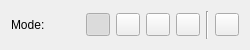
<?xml version="1.0" encoding="UTF-8"?>
<ui version="4.0">
 <class>SelectLayerByEntity</class>
 <widget class="QWidget" name="SelectLayerByEntity">
  <property name="geometry">
   <rect>
    <x>0</x>
    <y>0</y>
    <width>250</width>
    <height>50</height>
   </rect>
  </property>
  <layout class="QHBoxLayout">
   <item>
    <widget class="QLabel" name="labelMode">
     <property name="text">
      <string>Mode:</string>
     </property>
     <property name="AutoFocusWidget" stdset="0">
      <string notr="true">SelectionMode</string>
     </property>
    </widget>
   </item>
   <item>
    <widget class="QToolButton" name="ModeReplace">
     <property name="toolTip">
      <string>Replace the current selection</string>
     </property>
     <property name="icon">
      <iconset>
       <normaloff>../SelectionModeReplace.svg</normaloff>../SelectionModeReplace.svg</iconset>
     </property>
     <property name="checkable">
      <bool>true</bool>
     </property>
     <property name="checked">
      <bool>true</bool>
     </property>
     <property name="autoExclusive">
      <bool>true</bool>
     </property>
     <attribute name="buttonGroup">
      <string notr="true">SelectionMode</string>
     </attribute>
    </widget>
   </item>
   <item>
    <widget class="QToolButton" name="ModeAdd">
     <property name="toolTip">
      <string>Add to the current selection</string>
     </property>
     <property name="icon">
      <iconset>
       <normaloff>../SelectionModeAdd.svg</normaloff>../SelectionModeAdd.svg</iconset>
     </property>
     <property name="checkable">
      <bool>true</bool>
     </property>
     <property name="autoExclusive">
      <bool>true</bool>
     </property>
     <attribute name="buttonGroup">
      <string notr="true">SelectionMode</string>
     </attribute>
    </widget>
   </item>
   <item>
    <widget class="QToolButton" name="ModeRemove">
     <property name="toolTip">
      <string>Subtract from the current selection</string>
     </property>
     <property name="icon">
      <iconset>
       <normaloff>../SelectionModeRemove.svg</normaloff>../SelectionModeRemove.svg</iconset>
     </property>
     <property name="checkable">
      <bool>true</bool>
     </property>
     <property name="autoExclusive">
      <bool>true</bool>
     </property>
     <attribute name="buttonGroup">
      <string notr="true">SelectionMode</string>
     </attribute>
    </widget>
   </item>
   <item>
    <widget class="QToolButton" name="ModeIntersect">
     <property name="toolTip">
      <string>Intersect with the current selection</string>
     </property>
     <property name="icon">
      <iconset>
       <normaloff>../SelectionModeIntersect.svg</normaloff>../SelectionModeIntersect.svg</iconset>
     </property>
     <property name="checkable">
      <bool>true</bool>
     </property>
     <property name="autoExclusive">
      <bool>true</bool>
     </property>
     <attribute name="buttonGroup">
      <string notr="true">SelectionMode</string>
     </attribute>
    </widget>
   </item>
   <item>
    <widget class="Line" name="line_2">
     <property name="orientation">
      <enum>Qt::Vertical</enum>
     </property>
    </widget>
   </item>
   <item>
    <widget class="QToolButton" name="Reset">
    </widget>
   </item>
  </layout>
 </widget>
 <resources/>
 <connections/>
 <buttongroups>
  <buttongroup name="SelectionMode"/>
 </buttongroups>
</ui>
